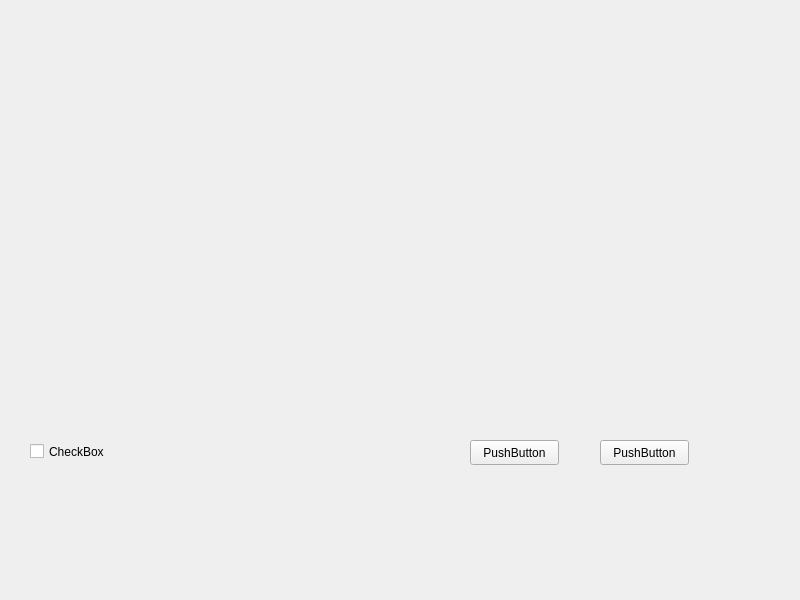
<?xml version="1.0" encoding="UTF-8"?>
<ui version="4.0">
 <class>Widget</class>
 <widget class="QWidget" name="Widget">
  <property name="geometry">
   <rect>
    <x>0</x>
    <y>0</y>
    <width>800</width>
    <height>600</height>
   </rect>
  </property>
  <property name="windowTitle">
   <string>Widget</string>
  </property>
  <widget class="QCheckBox" name="checkBox">
   <property name="geometry">
    <rect>
     <x>30</x>
     <y>440</y>
     <width>92</width>
     <height>23</height>
    </rect>
   </property>
   <property name="text">
    <string>CheckBox</string>
   </property>
  </widget>
  <widget class="QPushButton" name="pushButton">
   <property name="geometry">
    <rect>
     <x>470</x>
     <y>440</y>
     <width>89</width>
     <height>25</height>
    </rect>
   </property>
   <property name="text">
    <string>PushButton</string>
   </property>
  </widget>
  <widget class="QPushButton" name="pushButton_2">
   <property name="geometry">
    <rect>
     <x>600</x>
     <y>440</y>
     <width>89</width>
     <height>25</height>
    </rect>
   </property>
   <property name="text">
    <string>PushButton</string>
   </property>
  </widget>
 </widget>
 <resources/>
 <connections/>
</ui>
